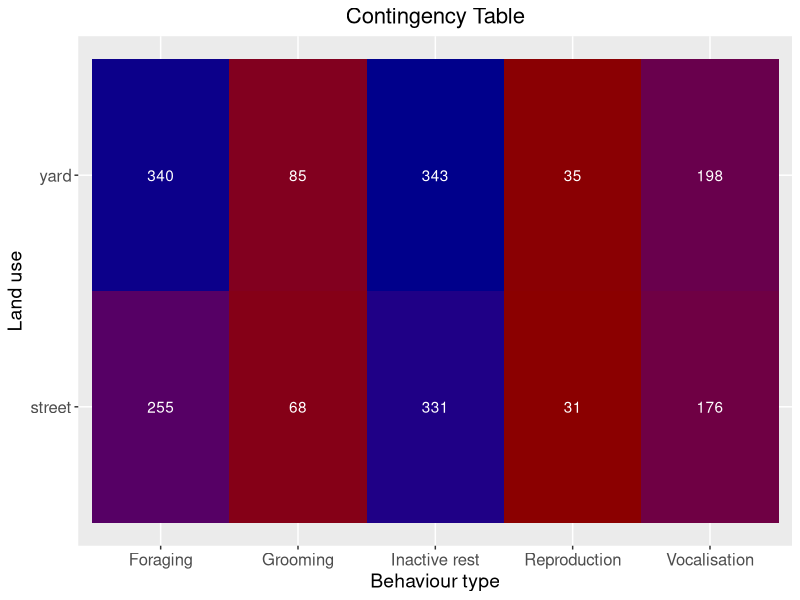
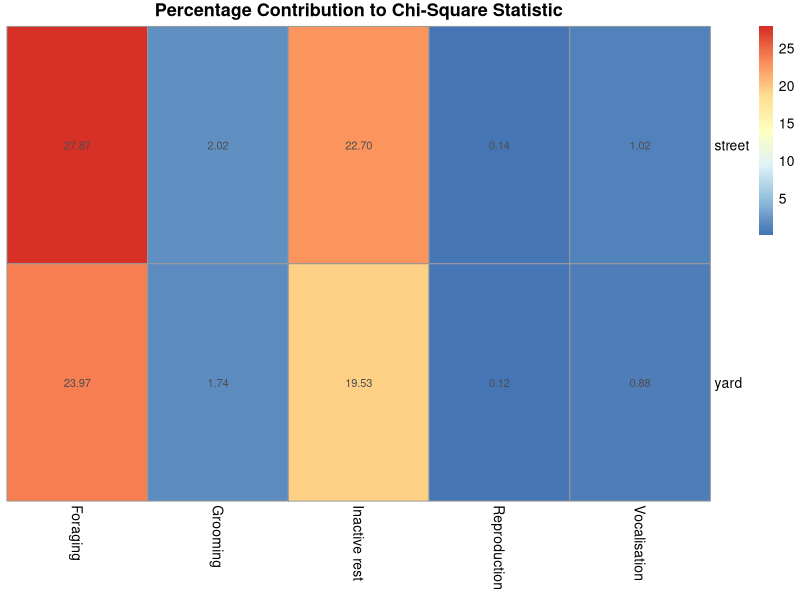

The R script that drew these images, in order:
# In this script we investigate whether bird behaviour patterns 
# differ between yards and ROWs

# Packages used: 
library(tidyverse)
library(ggplot2)
library(pheatmap)




# Reading in the data
data_global <- read.csv("2-Cleaned_data/cleaned_df.csv") 

data_global2 <- data_global %>% 
  # Removing rows with NA in bird code and behaviour columns
  drop_na(c(Bird.code, Behaviour.type)) %>% 
  # Removing rows where behaviour type was unknown since this is 
  # not a 'behaviour' we want to evaluate biologically
  filter(!grepl("Unknown", Behaviour.type))





#------------------------------------------------------------------------------#
                  # 1. CREATING CONTINGENCY TABLE #
#------------------------------------------------------------------------------#


# Creating a contingency table showing the frequency of each 
# behaviour + land use combination
chsq_contingency_table <- table(data_global2$Landtype,data_global2$Behaviour.type)


# Transforming the contingency table into a df
chsq_contingency_df <- as.data.frame(chsq_contingency_table)


# Plot of the contingency table
ggplot(chsq_contingency_df, aes(x = Var2, y = Var1, fill = Freq)) +
  geom_tile() +
  geom_text(aes(label = Freq), color = "white") +
  scale_fill_gradient(low = "red4", high = "blue4") +
  labs(title = "Contingency Table",
       x = "Behaviour type", y = "Land use") +
  theme(
    legend.position = "none",
    plot.title = element_text(size = 16, hjust = 0.5),
    axis.title = element_text(size = 14),
    axis.text = element_text(size = 12),
    strip.text = element_text(size = 12)  
  )


#------------------------------------------------------------------------------#
                      # 2. PEARSONS CHI SQ TEST #
#------------------------------------------------------------------------------#

chisq_results <- chisq.test(chsq_contingency_table)
print(chisq_results)

# The following code is double-checking sample sizes to ensure there is enough
# Any cells with less than a count of 10
any(chisq_results$expected < 10) 
# All combinations of land use type and behaviour have at least 10 observation
sum(chsq_contingency_table) 




#------------------------------------------------------------------------------#
                       # PEARSON RESIDUALS AND COUNTS #
#------------------------------------------------------------------------------#


observed_counts <- chisq_results$observed
print(observed_counts)

expected_counts <- chisq_results$expected
print(expected_counts)

# The residuals identify categories with the largest discrepancies
# and so identify what behaviours are driving the difference

# Positive residuals: observed is higher than expected
# Negative residuals: observed is lower than expected
# Close to zero residual = variables (land use and behaviour type) are independent from each other

# Standardized pearson's residuals
chisq_results$stdres



#------------------------------------------------------------------------------#
                          # CONTRIBUTION TABLE #
#------------------------------------------------------------------------------#

# Calculate contribution to chi-square statistic
contributions <- (observed_counts - expected_counts)^2 / expected_counts

# Calculate percentage contributions
total_chi_square <- chisq_results$statistic
percentage_contributions <- 100 * contributions / total_chi_square

# Print percentage contributions
print("Percentage Contributions:")
print(round(percentage_contributions, 2))




#------------------------------------------------------------------------------#
                             # HEATMAP #
#------------------------------------------------------------------------------#

# Heatmap visualising the contribution of different combinations 
pheatmap(percentage_contributions,
         display_numbers = TRUE,
         cluster_rows = FALSE,
         cluster_cols = FALSE,
         main = "Percentage Contribution to Chi-Square Statistic")
